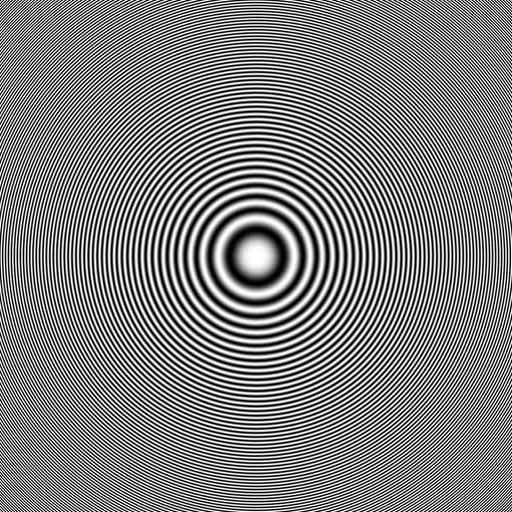
%> input picture assignment-1-transformations/1/data/circles_concentric.png, 512 x 512 px
$ octave --eval "result = myIntensitytxm('../../1/data/circles_concentric.png');"   (GNU Octave 9; MATLAB toolbox functions it lacks are replaced by stand-ins)
%> lines starting %> are read from the running program, lines starting %| are printed output that depends on the picture
function [orig_img, he_img] = myIntensitytxm(pth)
%> called with pth = '../../1/data/circles_concentric.png'

    orig_img = imread(pth);     %read input image
%> orig_img is the input picture: size 512x512 uint8; min 0, max 255, mean 127.5
    he_img = zeros(size(orig_img)); %create empty output image

    for channel = 1:size(orig_img, 3)  %iterate through colour channels
        % calculate histogram
        [counts, ~] = imhist(orig_img(:,:,channel)); % ~ means ignore
        alpha=double(median(orig_img(:,:,channel),'all'))/255; %calculate median value
        cut =floor(alpha*size(counts)); %scale alpha

        % calculate cdfs
        mcdf1 = cumsum(counts(1:1:cut)).*(alpha/sum(counts(1:1:cut)));
        mcdf2 = alpha+cumsum(counts(cut+1:1:end)).*((1-alpha)/sum(counts(cut+1:1:end))); %Bias term added to change the range
        tfm=cat(1,mcdf1,mcdf2); %Append the two cdfs

        %Generate output image
        he_img(:,:,channel) = tfm(orig_img(:,:,channel)+1); % index original image using CDF values to generate output image
    end
%> this loop made 1 pass
%> (alpha, cut) on pass 1: (0.502, [128 0])
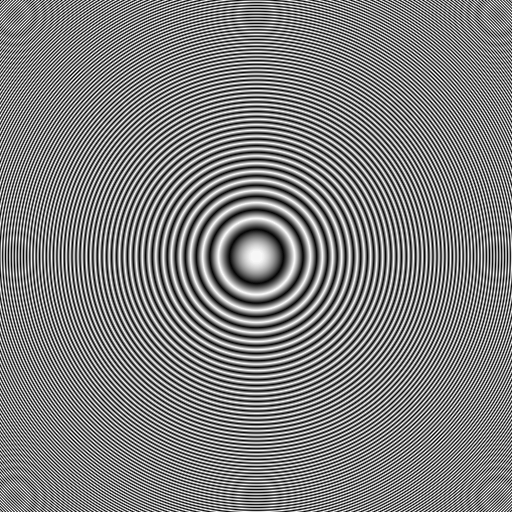
%> he_img: size 512x512 double; min 0.0286, max 0.971, mean 0.504
end
